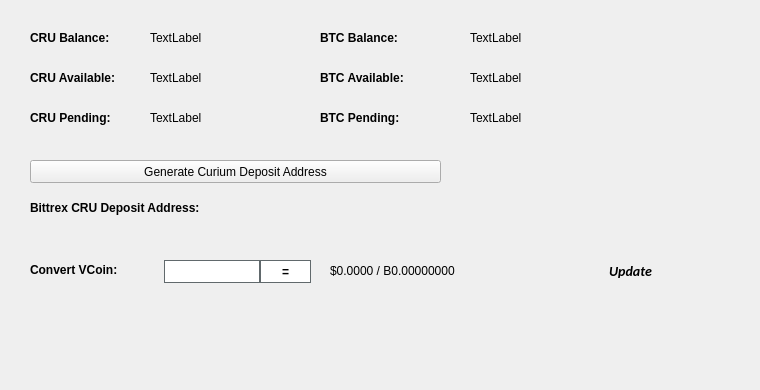
   <widget class="QWidget" name="BalanceTab">
    <attribute name="title">
     <string>Balance</string>
    </attribute>
    <widget class="QLabel" name="BitcoinBalanceLabel">
     <property name="geometry">
      <rect>
       <x>470</x>
       <y>30</y>
       <width>150</width>
       <height>16</height>
      </rect>
     </property>
     <property name="text">
      <string>TextLabel</string>
     </property>
    </widget>
    <widget class="QLabel" name="CRUBalanceLabel">
     <property name="geometry">
      <rect>
       <x>150</x>
       <y>30</y>
       <width>150</width>
       <height>16</height>
      </rect>
     </property>
     <property name="text">
      <string>TextLabel</string>
     </property>
    </widget>
    <widget class="QLabel" name="label_11">
     <property name="geometry">
      <rect>
       <x>30</x>
       <y>30</y>
       <width>101</width>
       <height>16</height>
      </rect>
     </property>
     <property name="font">
      <font>
       <weight>75</weight>
       <bold>true</bold>
      </font>
     </property>
     <property name="text">
      <string>CRU Balance:</string>
     </property>
    </widget>
    <widget class="QLabel" name="label_12">
     <property name="geometry">
      <rect>
       <x>320</x>
       <y>30</y>
       <width>101</width>
       <height>16</height>
      </rect>
     </property>
     <property name="font">
      <font>
       <weight>75</weight>
       <bold>true</bold>
      </font>
     </property>
     <property name="text">
      <string>BTC Balance:</string>
     </property>
    </widget>
    <widget class="QLabel" name="CRUAvailableLabel_2">
     <property name="geometry">
      <rect>
       <x>150</x>
       <y>70</y>
       <width>150</width>
       <height>16</height>
      </rect>
     </property>
     <property name="text">
      <string>TextLabel</string>
     </property>
    </widget>
    <widget class="QLabel" name="label_13">
     <property name="geometry">
      <rect>
       <x>30</x>
       <y>70</y>
       <width>111</width>
       <height>16</height>
      </rect>
     </property>
     <property name="font">
      <font>
       <weight>75</weight>
       <bold>true</bold>
      </font>
     </property>
     <property name="text">
      <string>CRU Available:</string>
     </property>
    </widget>
    <widget class="QLabel" name="label_14">
     <property name="geometry">
      <rect>
       <x>30</x>
       <y>110</y>
       <width>101</width>
       <height>16</height>
      </rect>
     </property>
     <property name="font">
      <font>
       <weight>75</weight>
       <bold>true</bold>
      </font>
     </property>
     <property name="text">
      <string>CRU Pending:</string>
     </property>
    </widget>
    <widget class="QLabel" name="CRUPendingLabel">
     <property name="geometry">
      <rect>
       <x>150</x>
       <y>110</y>
       <width>150</width>
       <height>16</height>
      </rect>
     </property>
     <property name="text">
      <string>TextLabel</string>
     </property>
    </widget>
    <widget class="QLabel" name="label_15">
     <property name="geometry">
      <rect>
       <x>320</x>
       <y>70</y>
       <width>111</width>
       <height>16</height>
      </rect>
     </property>
     <property name="font">
      <font>
       <weight>75</weight>
       <bold>true</bold>
      </font>
     </property>
     <property name="text">
      <string>BTC Available:</string>
     </property>
    </widget>
    <widget class="QLabel" name="BitcoinAvailableLabel">
     <property name="geometry">
      <rect>
       <x>470</x>
       <y>70</y>
       <width>150</width>
       <height>16</height>
      </rect>
     </property>
     <property name="text">
      <string>TextLabel</string>
     </property>
    </widget>
    <widget class="QLabel" name="label_31">
     <property name="geometry">
      <rect>
       <x>320</x>
       <y>110</y>
       <width>111</width>
       <height>16</height>
      </rect>
     </property>
     <property name="font">
      <font>
       <weight>75</weight>
       <bold>true</bold>
      </font>
     </property>
     <property name="text">
      <string>BTC Pending:</string>
     </property>
    </widget>
    <widget class="QLabel" name="BitcoinPendingLabel">
     <property name="geometry">
      <rect>
       <x>470</x>
       <y>110</y>
       <width>150</width>
       <height>16</height>
      </rect>
     </property>
     <property name="text">
      <string>TextLabel</string>
     </property>
    </widget>
    <widget class="QLabel" name="label_33">
     <property name="geometry">
      <rect>
       <x>30</x>
       <y>200</y>
       <width>221</width>
       <height>16</height>
      </rect>
     </property>
     <property name="font">
      <font>
       <weight>75</weight>
       <bold>true</bold>
      </font>
     </property>
     <property name="text">
      <string>Bittrex CRU Deposit Address:</string>
     </property>
    </widget>
    <widget class="QPushButton" name="GenDepositBTN">
     <property name="geometry">
      <rect>
       <x>30</x>
       <y>160</y>
       <width>411</width>
       <height>23</height>
      </rect>
     </property>
     <property name="text">
      <string>Generate Curium Deposit Address</string>
     </property>
     <property name="icon">
      <iconset resource="../curium.qrc">
       <normaloff>:/icons/bitcoin</normaloff>:/icons/bitcoin</iconset>
     </property>
    </widget>
    <widget class="QLabel" name="DepositAddressLabel">
     <property name="geometry">
      <rect>
       <x>200</x>
       <y>200</y>
       <width>261</width>
       <height>16</height>
      </rect>
     </property>
     <property name="palette">
      <palette>
       <active>
        <colorrole role="WindowText">
         <brush brushstyle="SolidPattern">
          <color alpha="255">
           <red>0</red>
           <green>0</green>
           <blue>0</blue>
          </color>
         </brush>
        </colorrole>
        <colorrole role="Text">
         <brush brushstyle="SolidPattern">
          <color alpha="255">
           <red>0</red>
           <green>0</green>
           <blue>255</blue>
          </color>
         </brush>
        </colorrole>
       </active>
       <inactive>
        <colorrole role="WindowText">
         <brush brushstyle="SolidPattern">
          <color alpha="255">
           <red>0</red>
           <green>0</green>
           <blue>0</blue>
          </color>
         </brush>
        </colorrole>
        <colorrole role="Text">
         <brush brushstyle="SolidPattern">
          <color alpha="255">
           <red>0</red>
           <green>0</green>
           <blue>255</blue>
          </color>
         </brush>
        </colorrole>
       </inactive>
       <disabled>
        <colorrole role="WindowText">
         <brush brushstyle="SolidPattern">
          <color alpha="255">
           <red>120</red>
           <green>120</green>
           <blue>120</blue>
          </color>
         </brush>
        </colorrole>
        <colorrole role="Text">
         <brush brushstyle="SolidPattern">
          <color alpha="255">
           <red>120</red>
           <green>120</green>
           <blue>120</blue>
          </color>
         </brush>
        </colorrole>
       </disabled>
      </palette>
     </property>
     <property name="font">
      <font>
       <weight>75</weight>
       <bold>true</bold>
      </font>
     </property>
     <property name="text">
      <string/>
     </property>
     <property name="alignment">
      <set>Qt::AlignRight|Qt::AlignTrailing|Qt::AlignVCenter</set>
     </property>
     <property name="textInteractionFlags">
      <set>Qt::LinksAccessibleByMouse|Qt::TextSelectableByKeyboard|Qt::TextSelectableByMouse</set>
     </property>
    </widget>
    <widget class="QLabel" name="label_8">
     <property name="geometry">
      <rect>
       <x>460</x>
       <y>300</y>
       <width>281</width>
       <height>81</height>
      </rect>
     </property>
     <property name="text">
      <string/>
     </property>
     <property name="pixmap">
      <pixmap>:/images/bittrex</pixmap>
     </property>
    </widget>
    <widget class="QWidget" name="widgetConversion" native="true">
     <property name="geometry">
      <rect>
       <x>0</x>
       <y>250</y>
       <width>751</width>
       <height>43</height>
      </rect>
     </property>
     <property name="minimumSize">
      <size>
       <width>0</width>
       <height>43</height>
      </size>
     </property>
     <property name="styleSheet">
      <string notr="true"/>
     </property>
     <widget class="QPushButton" name="btnUpdateMarketData">
      <property name="geometry">
       <rect>
        <x>575</x>
        <y>0</y>
        <width>111</width>
        <height>41</height>
       </rect>
      </property>
      <property name="sizePolicy">
       <sizepolicy hsizetype="Expanding" vsizetype="Expanding">
        <horstretch>0</horstretch>
        <verstretch>0</verstretch>
       </sizepolicy>
      </property>
      <property name="font">
       <font>
        <family>calibri</family>
        <pointsize>-1</pointsize>
        <weight>75</weight>
        <italic>true</italic>
        <bold>true</bold>
       </font>
      </property>
      <property name="styleSheet">
       <string notr="true">margin:0px;text-align:center;padding:2px;border-radius:3px;font-style:italic;width:100px;font-size:14px;font-family:calibri;font-weight:600;</string>
      </property>
      <property name="text">
       <string>Update</string>
      </property>
      <property name="iconSize">
       <size>
        <width>150</width>
        <height>35</height>
       </size>
      </property>
      <property name="autoDefault">
       <bool>true</bool>
      </property>
      <property name="default">
       <bool>true</bool>
      </property>
     </widget>
     <widget class="QLabel" name="lblConvertVCoin">
      <property name="geometry">
       <rect>
        <x>30</x>
        <y>10</y>
        <width>131</width>
        <height>20</height>
       </rect>
      </property>
      <property name="styleSheet">
       <string notr="true"/>
      </property>
      <property name="text">
       <string>&lt;html&gt;&lt;head/&gt;&lt;body&gt;&lt;p&gt;&lt;span style=&quot; font-weight:600;&quot;&gt;Convert VCoin:&lt;/span&gt;&lt;/p&gt;&lt;/body&gt;&lt;/html&gt;</string>
      </property>
     </widget>
     <widget class="QLineEdit" name="txtConvertVCoinQty">
      <property name="geometry">
       <rect>
        <x>160</x>
        <y>10</y>
        <width>100</width>
        <height>23</height>
       </rect>
      </property>
      <property name="minimumSize">
       <size>
        <width>100</width>
        <height>23</height>
       </size>
      </property>
      <property name="maximumSize">
       <size>
        <width>100</width>
        <height>16777215</height>
       </size>
      </property>
      <property name="styleSheet">
       <string notr="true">border: 1px solid #61696c;margin-left:4px;</string>
      </property>
     </widget>
     <widget class="QPushButton" name="btnConvertCurium">
      <property name="geometry">
       <rect>
        <x>260</x>
        <y>10</y>
        <width>51</width>
        <height>23</height>
       </rect>
      </property>
      <property name="minimumSize">
       <size>
        <width>0</width>
        <height>23</height>
       </size>
      </property>
      <property name="styleSheet">
       <string notr="true">border:1px solid #61696c;background:white;font-weight:600;</string>
      </property>
      <property name="text">
       <string>=</string>
      </property>
     </widget>
     <widget class="QLabel" name="lblConvertVCoinResults">
      <property name="geometry">
       <rect>
        <x>330</x>
        <y>0</y>
        <width>201</width>
        <height>41</height>
       </rect>
      </property>
      <property name="styleSheet">
       <string notr="true"/>
      </property>
      <property name="text">
       <string>$0.0000 / B0.00000000</string>
      </property>
     </widget>
     <widget class="QLabel" name="iconOverviewUpdateWait">
      <property name="geometry">
       <rect>
        <x>670</x>
        <y>10</y>
        <width>24</width>
        <height>24</height>
       </rect>
      </property>
      <property name="text">
       <string/>
      </property>
      <property name="pixmap">
       <pixmap resource="../curium.qrc">:/icons/transaction_1</pixmap>
      </property>
      <property name="scaledContents">
       <bool>true</bool>
      </property>
      <property name="alignment">
       <set>Qt::AlignCenter</set>
      </property>
     </widget>
    </widget>
   </widget>
